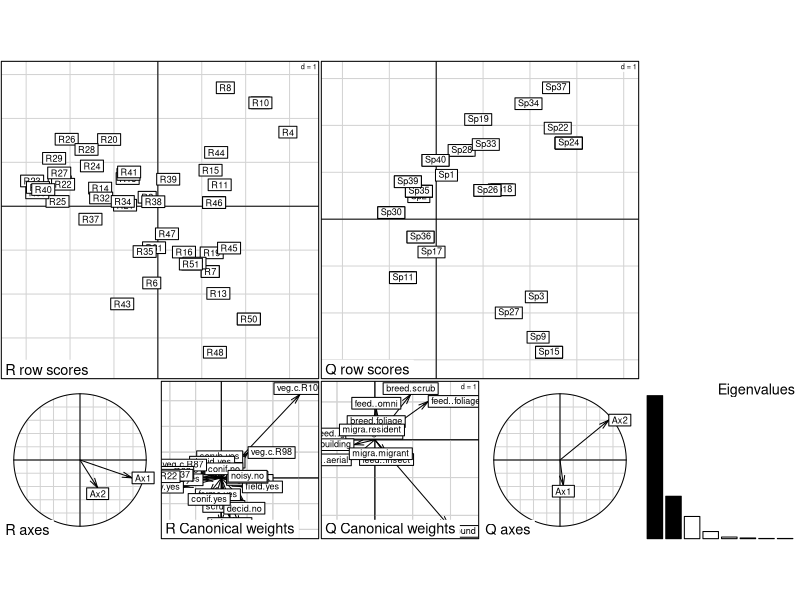

Write the R code that produced this figure. (Note: this script raises an error after producing the figure.)
library(ade4)


### Name: rlq
### Title: RLQ analysis
### Aliases: rlq print.rlq plot.rlq summary.rlq randtest.rlq
### Keywords: multivariate spatial

### ** Examples

   data(aviurba)
   coa1 <- dudi.coa(aviurba$fau, scannf = FALSE, nf = 2)
   dudimil <- dudi.hillsmith(aviurba$mil, scannf = FALSE, nf = 2, row.w = coa1$lw)
   duditrait <- dudi.hillsmith(aviurba$traits, scannf = FALSE, nf = 2, row.w = coa1$cw)
   rlq1 <- rlq(dudimil, coa1, duditrait, scannf = FALSE, nf = 2)
   plot(rlq1)
   summary(rlq1)
   randtest(rlq1)
   fourthcorner.rlq(rlq1,type="Q.axes")
   fourthcorner.rlq(rlq1,type="R.axes")
